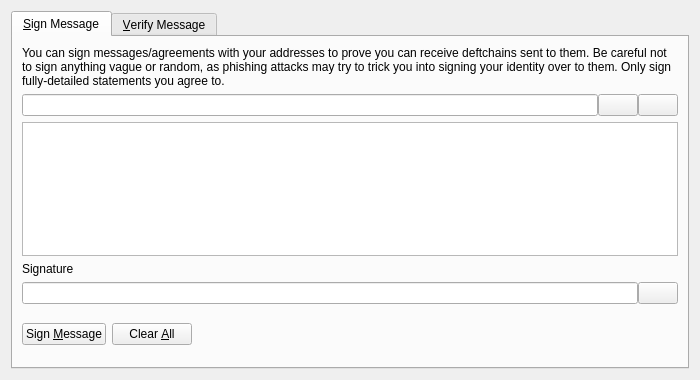
<?xml version="1.0" encoding="UTF-8"?>
<ui version="4.0">
 <class>SignVerifyMessageDialog</class>
 <widget class="QDialog" name="SignVerifyMessageDialog">
  <property name="geometry">
   <rect>
    <x>0</x>
    <y>0</y>
    <width>700</width>
    <height>380</height>
   </rect>
  </property>
  <property name="windowTitle">
   <string>Signatures - Sign / Verify a Message</string>
  </property>
  <property name="modal">
   <bool>true</bool>
  </property>
  <layout class="QVBoxLayout" name="verticalLayout">
   <item>
    <widget class="QTabWidget" name="tabWidget">
     <property name="currentIndex">
      <number>0</number>
     </property>
     <widget class="QWidget" name="tabSignMessage">
      <attribute name="title">
       <string>&amp;Sign Message</string>
      </attribute>
      <layout class="QVBoxLayout" name="verticalLayout_SM">
       <item>
        <widget class="QLabel" name="infoLabel_SM">
         <property name="text">
          <string>You can sign messages/agreements with your addresses to prove you can receive deftchains sent to them. Be careful not to sign anything vague or random, as phishing attacks may try to trick you into signing your identity over to them. Only sign fully-detailed statements you agree to.</string>
         </property>
         <property name="textFormat">
          <enum>Qt::PlainText</enum>
         </property>
         <property name="wordWrap">
          <bool>true</bool>
         </property>
        </widget>
       </item>
       <item>
        <layout class="QHBoxLayout" name="horizontalLayout_1_SM">
         <property name="spacing">
          <number>0</number>
         </property>
         <item>
          <widget class="QValidatedLineEdit" name="addressIn_SM">
           <property name="toolTip">
            <string>The Bitcoin address to sign the message with</string>
           </property>
          </widget>
         </item>
         <item>
          <widget class="QPushButton" name="addressBookButton_SM">
           <property name="toolTip">
            <string>Choose previously used address</string>
           </property>
           <property name="text">
            <string/>
           </property>
           <property name="icon">
            <iconset resource="../deftchain.qrc">
             <normaloff>:/icons/address-book</normaloff>:/icons/address-book</iconset>
           </property>
           <property name="shortcut">
            <string>Alt+A</string>
           </property>
           <property name="autoDefault">
            <bool>false</bool>
           </property>
          </widget>
         </item>
         <item>
          <widget class="QPushButton" name="pasteButton_SM">
           <property name="toolTip">
            <string>Paste address from clipboard</string>
           </property>
           <property name="text">
            <string/>
           </property>
           <property name="icon">
            <iconset resource="../deftchain.qrc">
             <normaloff>:/icons/editpaste</normaloff>:/icons/editpaste</iconset>
           </property>
           <property name="shortcut">
            <string>Alt+P</string>
           </property>
           <property name="autoDefault">
            <bool>false</bool>
           </property>
          </widget>
         </item>
        </layout>
       </item>
       <item>
        <widget class="QPlainTextEdit" name="messageIn_SM">
         <property name="toolTip">
          <string>Enter the message you want to sign here</string>
         </property>
        </widget>
       </item>
       <item>
        <widget class="QLabel" name="signatureLabel_SM">
         <property name="text">
          <string>Signature</string>
         </property>
         <property name="textFormat">
          <enum>Qt::PlainText</enum>
         </property>
        </widget>
       </item>
       <item>
        <layout class="QHBoxLayout" name="horizontalLayout_2_SM">
         <property name="spacing">
          <number>0</number>
         </property>
         <item>
          <widget class="QLineEdit" name="signatureOut_SM">
           <property name="font">
            <font>
             <italic>true</italic>
            </font>
           </property>
           <property name="readOnly">
            <bool>true</bool>
           </property>
          </widget>
         </item>
         <item>
          <widget class="QPushButton" name="copySignatureButton_SM">
           <property name="toolTip">
            <string>Copy the current signature to the system clipboard</string>
           </property>
           <property name="text">
            <string/>
           </property>
           <property name="icon">
            <iconset resource="../deftchain.qrc">
             <normaloff>:/icons/editcopy</normaloff>:/icons/editcopy</iconset>
           </property>
           <property name="autoDefault">
            <bool>false</bool>
           </property>
          </widget>
         </item>
        </layout>
       </item>
       <item>
        <layout class="QHBoxLayout" name="horizontalLayout_3_SM">
         <item>
          <widget class="QPushButton" name="signMessageButton_SM">
           <property name="toolTip">
            <string>Sign the message to prove you own this Bitcoin address</string>
           </property>
           <property name="text">
            <string>Sign &amp;Message</string>
           </property>
           <property name="icon">
            <iconset resource="../deftchain.qrc">
             <normaloff>:/icons/edit</normaloff>:/icons/edit</iconset>
           </property>
           <property name="autoDefault">
            <bool>false</bool>
           </property>
          </widget>
         </item>
         <item>
          <widget class="QPushButton" name="clearButton_SM">
           <property name="toolTip">
            <string>Reset all sign message fields</string>
           </property>
           <property name="text">
            <string>Clear &amp;All</string>
           </property>
           <property name="icon">
            <iconset resource="../deftchain.qrc">
             <normaloff>:/icons/remove</normaloff>:/icons/remove</iconset>
           </property>
           <property name="autoDefault">
            <bool>false</bool>
           </property>
          </widget>
         </item>
         <item>
          <spacer name="horizontalSpacer_1_SM">
           <property name="orientation">
            <enum>Qt::Horizontal</enum>
           </property>
           <property name="sizeHint" stdset="0">
            <size>
             <width>40</width>
             <height>48</height>
            </size>
           </property>
          </spacer>
         </item>
         <item>
          <widget class="QLabel" name="statusLabel_SM">
           <property name="font">
            <font>
             <weight>75</weight>
             <bold>true</bold>
            </font>
           </property>
           <property name="text">
            <string/>
           </property>
           <property name="wordWrap">
            <bool>true</bool>
           </property>
          </widget>
         </item>
         <item>
          <spacer name="horizontalSpacer_2_SM">
           <property name="orientation">
            <enum>Qt::Horizontal</enum>
           </property>
           <property name="sizeHint" stdset="0">
            <size>
             <width>40</width>
             <height>48</height>
            </size>
           </property>
          </spacer>
         </item>
        </layout>
       </item>
      </layout>
     </widget>
     <widget class="QWidget" name="tabVerifyMessage">
      <attribute name="title">
       <string>&amp;Verify Message</string>
      </attribute>
      <layout class="QVBoxLayout" name="verticalLayout_VM">
       <item>
        <widget class="QLabel" name="infoLabel_VM">
         <property name="text">
          <string>Enter the receiver's address, message (ensure you copy line breaks, spaces, tabs, etc. exactly) and signature below to verify the message. Be careful not to read more into the signature than what is in the signed message itself, to avoid being tricked by a man-in-the-middle attack. Note that this only proves the signing party receives with the address, it cannot prove sendership of any transaction!</string>
         </property>
         <property name="textFormat">
          <enum>Qt::PlainText</enum>
         </property>
         <property name="alignment">
          <set>Qt::AlignLeading|Qt::AlignLeft|Qt::AlignTop</set>
         </property>
         <property name="wordWrap">
          <bool>true</bool>
         </property>
        </widget>
       </item>
       <item>
        <layout class="QHBoxLayout" name="horizontalLayout_1_VM">
         <property name="spacing">
          <number>0</number>
         </property>
         <item>
          <widget class="QValidatedLineEdit" name="addressIn_VM">
           <property name="toolTip">
            <string>The Bitcoin address the message was signed with</string>
           </property>
          </widget>
         </item>
         <item>
          <widget class="QPushButton" name="addressBookButton_VM">
           <property name="toolTip">
            <string>Choose previously used address</string>
           </property>
           <property name="text">
            <string/>
           </property>
           <property name="icon">
            <iconset resource="../deftchain.qrc">
             <normaloff>:/icons/address-book</normaloff>:/icons/address-book</iconset>
           </property>
           <property name="shortcut">
            <string>Alt+A</string>
           </property>
           <property name="autoDefault">
            <bool>false</bool>
           </property>
          </widget>
         </item>
        </layout>
       </item>
       <item>
        <widget class="QPlainTextEdit" name="messageIn_VM"/>
       </item>
       <item>
        <widget class="QValidatedLineEdit" name="signatureIn_VM"/>
       </item>
       <item>
        <layout class="QHBoxLayout" name="horizontalLayout_2_VM">
         <item>
          <widget class="QPushButton" name="verifyMessageButton_VM">
           <property name="toolTip">
            <string>Verify the message to ensure it was signed with the specified Bitcoin address</string>
           </property>
           <property name="text">
            <string>Verify &amp;Message</string>
           </property>
           <property name="icon">
            <iconset resource="../deftchain.qrc">
             <normaloff>:/icons/transaction_0</normaloff>:/icons/transaction_0</iconset>
           </property>
           <property name="autoDefault">
            <bool>false</bool>
           </property>
          </widget>
         </item>
         <item>
          <widget class="QPushButton" name="clearButton_VM">
           <property name="toolTip">
            <string>Reset all verify message fields</string>
           </property>
           <property name="text">
            <string>Clear &amp;All</string>
           </property>
           <property name="icon">
            <iconset resource="../deftchain.qrc">
             <normaloff>:/icons/remove</normaloff>:/icons/remove</iconset>
           </property>
           <property name="autoDefault">
            <bool>false</bool>
           </property>
          </widget>
         </item>
         <item>
          <spacer name="horizontalSpacer_1_VM">
           <property name="orientation">
            <enum>Qt::Horizontal</enum>
           </property>
           <property name="sizeHint" stdset="0">
            <size>
             <width>40</width>
             <height>48</height>
            </size>
           </property>
          </spacer>
         </item>
         <item>
          <widget class="QLabel" name="statusLabel_VM">
           <property name="font">
            <font>
             <weight>75</weight>
             <bold>true</bold>
            </font>
           </property>
           <property name="text">
            <string/>
           </property>
           <property name="wordWrap">
            <bool>true</bool>
           </property>
          </widget>
         </item>
         <item>
          <spacer name="horizontalSpacer_2_VM">
           <property name="orientation">
            <enum>Qt::Horizontal</enum>
           </property>
           <property name="sizeHint" stdset="0">
            <size>
             <width>40</width>
             <height>48</height>
            </size>
           </property>
          </spacer>
         </item>
        </layout>
       </item>
      </layout>
     </widget>
    </widget>
   </item>
  </layout>
 </widget>
 <customwidgets>
  <customwidget>
   <class>QValidatedLineEdit</class>
   <extends>QLineEdit</extends>
   <header>qt/qvalidatedlineedit.h</header>
  </customwidget>
 </customwidgets>
 <resources>
  <include location="../deftchain.qrc"/>
 </resources>
 <connections/>
</ui>
